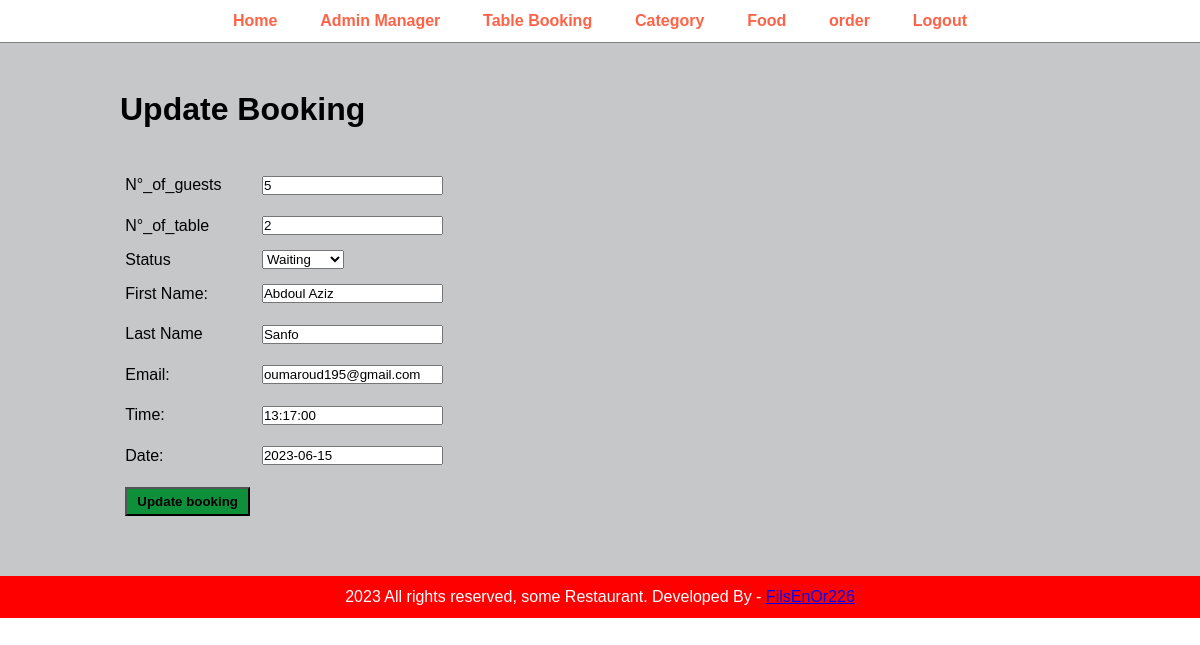
The page /admin/update-booking.php?id=418 (signed in) on the database its author committed.
### tables this page shows
CREATE TABLE `tbl_bookings` (
  `id` int(10) NOT NULL,
  `first_name` varchar(100) NOT NULL,
  `last_name` varchar(100) NOT NULL,
  `email` varchar(255) NOT NULL,
  `phone_number` varchar(20) NOT NULL,
  `time` time NOT NULL,
  `date` date NOT NULL,
  `number_of_guests` varchar(10) NOT NULL,
  `number_of_table` int(11) NOT NULL,
  `comment` text NOT NULL,
  `status` varchar(25) DEFAULT NULL
);

### admin/update-booking.php (the view, shortened to what this page needs)
<?php include('partials/menu.php');?>
<div class="main-content">
    <div class="wrapper">
        <h1>Update Booking</h1>
        <br><br>
        <?php
            if(isset($_GET['id']))
            {
                $id=$_GET['id'];
                $sql ="SELECT * FROM tbl_bookings WHERE id =$id";
                $res=mysqli_query($conn, $sql);
                $count = mysqli_num_rows($res);
                if($count==1)
                {
                $row =mysqli_fetch_assoc($res);
                $number_of_guests =$row['number_of_guests'];
                $number_of_table =$row['number_of_table'];
                $first_name =$row['first_name'];
                $last_name =$row['last_name'];
                $email =$row['email'];
                $time =$row['time'];
                $date =$row['date'];
                $status=$row['status'];
                }
                else
                {
                    header('location:'.SITEURL.'admin/manage-booking.php');
                }
            }
            else
            {
                header('location:'.SITEURL.'admin/manage-booking.php');
            }
        ?>
        <form action="" method="POST">
            <table class="tbl-30">
                <tr>
                    <td>N°_of_guests</td>
                    <td>
                    <input type="number" name="number_of_guests" value="<?php echo $number_of_guests ;?>">
                    </td>
                </tr>
                <tr>
                    <td>N°_of_table</td>
                    <td>
                        <input type="number" name="number_of_table" value="<?php echo $number_of_table ;?>">
                    </td>
                </tr>
                <tr>
                    <td>Status</td>
                    <td>
                        <select name="status">
                            <option <?php if($status=="Waiting"){echo "selected";}?> value="Waiting"> Waiting</option>
                        </select>
                    </td>
                </tr>
                <tr>
                    <td>First Name:</td>
                    <td>
                        <input type="text" name="first_name" value ="<?php echo $first_name;?>">
                    </td>
                </tr>
                 <tr>
                    <td>Last Name</td>
                    <td>
                        <input type="text" name="last_name" value ="<?php echo $last_name;?>">
                    </td>
                </tr>
                <tr>
                    <td>Email:</td>
                    <td>
                        <input type="email" name="email" value ="<?php echo $email;?>">
                    </td>
                </tr>
                <tr>
                    <td>Time:</td>
                    <td>
                        <input type="text" name="time" value ="<?php echo $time;?>">
                    </td>
                </tr>
                <tr>
                    <td>Date:</td>
                    <td>
                        <input type="text" name="date" value ="<?php echo $date;?>">
                    </td>
                </tr>
                <td clospan="">
                    <input type="submit" name="submit" value="Update booking" class ="btn-secondary">
                </td>
            </table>
        </form>
    </div>
</div>
<?php include('partials/footer.php');?>

### css/admin.css (style rules this page uses)
* { margin: 0; padding: 0; font-family: Arial, Helvetica, sans-serif; }
.wrapper { padding: 1%; width: 80%; margin: 0 auto; }
.tbl-30 { width: 35%; }
table tr td { padding: 1%; }
.btn-secondary { background-color:rgb(14, 144, 59); padding: 5px 10px; display: inline-block; text-align: center; color: rgb(0, 0, 0); text-decoration: none; font-weight: bold; }
.main-content { background-color: rgb(197, 199, 200); padding: 3% 0; }
input, label { margin: 0.4rem 0; }

### rows shown on the page
tbl_bookings: number_of_guests "5", number_of_table "2", status "Waiting", first_name "Abdoul Aziz", last_name "Sanfo", email "oumaroud195@gmail.com", time "13:17:00", date "2023-06-15"
